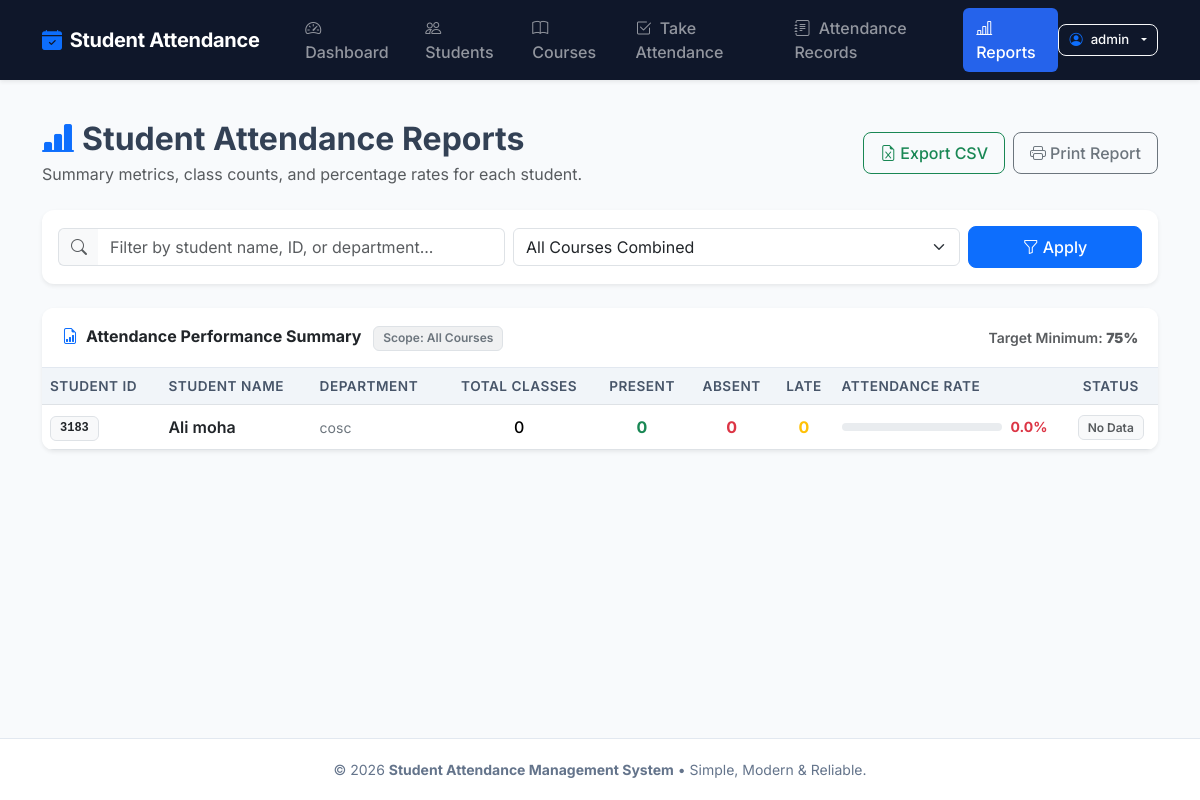
The app's page /reports/ (signed in) with its own data.
### attendance/models.py (models this page shows, shortened)
class Student(models.Model):
    GENDER_CHOICES = [
        ('Male', 'Male'),
        ('Female', 'Female'),
        ('Other', 'Other'),
    ]
    student_id = models.CharField(
        max_length=50,
        unique=True,
        verbose_name="Student ID",
        help_text="Unique student registration number or ID"
    )
    full_name = models.CharField(
        max_length=120,
        verbose_name="Full Name"
    )
    gender = models.CharField(
        max_length=10,
        choices=GENDER_CHOICES,
        default='Male',
        verbose_name="Gender"
    )
    email = models.EmailField(
        blank=True,
        null=True,
        verbose_name="Email Address"
    )
    phone = models.CharField(
        max_length=20,
        blank=True,
        verbose_name="Phone Number"
    )
    department = models.CharField(
        max_length=100,
        verbose_name="Department / Class",
        help_text="e.g., Computer Science, Grade 10-A"
    )
    date_joined = models.DateField(
        default=timezone.now,
        verbose_name="Date Joined"
    )
    class Meta:
        ordering = ['student_id']
        verbose_name = "Student"
        verbose_name_plural = "Students"

### attendance/views.py (the view)
# urls.py: path('reports/', views.student_report, name='student_report'),
@login_required(login_url='login')
def student_report(request):
    course_id = request.GET.get('course', '').strip()
    query = request.GET.get('q', '').strip()
    students = Student.objects.all()
    courses = Course.objects.all()
    if query:
        students = students.filter(
            Q(full_name__icontains=query) |
            Q(student_id__icontains=query) |
            Q(department__icontains=query)
        )
    selected_course = None
    if course_id:
        try:
            selected_course = Course.objects.get(id=course_id)
        except Course.DoesNotExist:
            selected_course = None
    reports = []
    for student in students:
        student_attendances = Attendance.objects.filter(student=student)
        if selected_course:
            student_attendances = student_attendances.filter(course=selected_course)
        total_classes = student_attendances.count()
        present = student_attendances.filter(status='Present').count()
        absent = student_attendances.filter(status='Absent').count()
        late = student_attendances.filter(status='Late').count()
        if total_classes > 0:
            percentage = round((present / total_classes) * 100, 1)
        else:
            percentage = 0.0
        reports.append({
            'student': student,
            'total_classes': total_classes,
            'present': present,
            'absent': absent,
            'late': late,
            'percentage': percentage,
        })
    context = {
        'reports': reports,
        'courses': courses,
        'selected_course': selected_course,
        'query': query,
    }
    return render(request, 'attendance/student_report.html', context)

### attendance/templates/attendance/student_report.html (shortened to what this page needs)
{% extends 'attendance/base.html' %}
{% block content %}
<div class="row align-items-center mb-4">
    <div class="col-md-7">
        <h2 class="fw-bold mb-1">
            <i class="bi bi-bar-chart-line-fill text-primary me-2"></i>Student Attendance Reports
        </h2>
        <p class="text-muted mb-0">Summary metrics, class counts, and percentage rates for each student.</p>
    </div>
    <div class="col-md-5 text-md-end mt-3 mt-md-0 d-flex gap-2 justify-content-md-end">
        <a href="{% url 'export_reports_csv' %}?{{ request.GET.urlencode }}" class="btn btn-outline-success">
            <i class="bi bi-file-earmark-excel me-1"></i>Export CSV
        </a>
        <button onclick="window.print()" class="btn btn-outline-secondary">
            <i class="bi bi-printer me-1"></i>Print Report
        </button>
    </div>
</div>
<div class="card border-0 shadow-sm mb-4">
    <div class="card-body p-3">
        <form method="GET" class="row g-2 align-items-center">
            <div class="col-md-5">
                <div class="input-group">
                    <span class="input-group-text bg-light border-end-0">
                        <i class="bi bi-search text-muted"></i>
                    </span>
                    <input type="text" name="q" value="{{ query }}" class="form-control border-start-0" placeholder="Filter by student name, ID, or department...">
                </div>
            </div>
            <div class="col-md-5">
                <select name="course" class="form-select" onchange="this.form.submit()">
                    <option value="">All Courses Combined</option>
                </select>
            </div>
            <div class="col-md-2 d-flex gap-2">
                <button type="submit" class="btn btn-primary w-100">
                    <i class="bi bi-funnel me-1"></i>Apply
                </button>
            </div>
        </form>
    </div>
</div>
<div class="card border-0 shadow-sm">
    <div class="card-header bg-white d-flex justify-content-between align-items-center">
        <div>
            <span class="fw-bold text-dark">
                <i class="bi bi-file-earmark-bar-graph me-2 text-primary"></i>Attendance Performance Summary
            </span>
            {% if selected_course %}
                <span class="badge bg-primary bg-opacity-10 text-primary border border-primary border-opacity-25 ms-2">
                    Scope: {{ selected_course.name }} ({{ selected_course.code }})
                </span>
            {% else %}
                <span class="badge bg-secondary bg-opacity-10 text-secondary border ms-2">
                    Scope: All Courses
                </span>
            {% endif %}
        </div>
        <span class="text-muted small">Target Minimum: <strong>75%</strong></span>
    </div>
    <div class="card-body p-0">
        {% if reports %}
        <div class="table-responsive">
            <table class="table table-hover table-custom align-middle mb-0">
                <thead>
                    <tr>
                        <th>Student ID</th>
                        <th>Student Name</th>
                        <th>Department</th>
                        <th class="text-center">Total Classes</th>
                        <th class="text-center">Present</th>
                        <th class="text-center">Absent</th>
                        <th class="text-center">Late</th>
                        <th style="min-width: 200px;">Attendance Rate</th>
                        <th class="text-center">Status</th>
                    </tr>
                </thead>
                <tbody>
                    {% for item in reports %}
                    <tr>
                        <td>
                            <span class="badge bg-light text-dark border font-monospace">
                                {{ item.student.student_id }}
                            </span>
                        </td>
                        <td class="fw-semibold text-dark">
                            {{ item.student.full_name }}
                        </td>
                        <td>
                            <span class="text-secondary small">{{ item.student.department }}</span>
                        </td>
                        <td class="text-center fw-medium">
                            {{ item.total_classes }}
                        </td>
                        <td class="text-center text-success fw-bold">
                            {{ item.present }}
                        </td>
                        <td class="text-center text-danger fw-bold">
                            {{ item.absent }}
                        </td>
                        <td class="text-center text-warning fw-bold">
                            {{ item.late }}
                        </td>
                        <td>
                            <div class="d-flex align-items-center gap-2">
                                <div class="progress flex-grow-1" style="height: 8px;">
                                </div>
                                <span class="fw-bold small {% if item.percentage >= 75 %}text-success{% elif item.percentage >= 50 %}text-warning{% else %}text-danger{% endif %}" style="min-width: 45px;">
                                    {{ item.percentage }}%
                                </span>
                            </div>
                        </td>
                        <td class="text-center">
                            {% if item.total_classes == 0 %}
                                <span class="badge bg-light text-muted border">No Data</span>
                            {% elif item.percentage >= 75 %}
                                <span class="badge bg-success bg-opacity-10 text-success border border-success border-opacity-25">Good</span>
                            {% elif item.percentage >= 50 %}
                                <span class="badge bg-warning bg-opacity-10 text-warning border border-warning border-opacity-25">Warning</span>
                            {% else %}
                                <span class="badge bg-danger bg-opacity-10 text-danger border border-danger border-opacity-25">Critical</span>
                            {% endif %}
                        </td>
                    </tr>
                    {% endfor %}
                </tbody>
            </table>
        </div>
        {% else %}
        <div class="text-center py-5">
            <i class="bi bi-people display-4 text-muted opacity-50"></i>
            <p class="mt-3 text-muted">No student report records found.</p>
        </div>
        {% endif %}
    </div>
</div>
{% endblock %}

### attendance/templates/attendance/base.html (shortened to what this page needs)
<!DOCTYPE html>
<html lang="en">
<head>
    <link href="https://cdn.jsdelivr.net/npm/bootstrap@5.3.3/dist/css/bootstrap.min.css" rel="stylesheet">
    <link href="https://cdn.jsdelivr.net/npm/bootstrap-icons@1.11.3/font/bootstrap-icons.min.css" rel="stylesheet">
</head>
<body>
    <nav class="navbar navbar-expand-lg navbar-dark bg-dark sticky-top shadow-sm py-2">
        <div class="container">
            <a class="navbar-brand d-flex align-items-center gap-2" href="{% url 'dashboard' %}">
                <i class="bi bi-calendar-check-fill text-primary"></i>
                <span>Student Attendance</span>
            </a>
            <div class="collapse navbar-collapse" id="mainNavbar">
                {% if user.is_authenticated %}
                <ul class="navbar-nav me-auto mb-2 mb-lg-0 ms-lg-3 gap-1">
                    <li class="nav-item">
                        <a class="nav-link {% if request.resolver_match.url_name == 'dashboard' %}active{% endif %}" href="{% url 'dashboard' %}">
                            <i class="bi bi-speedometer2 me-1"></i> Dashboard
                        </a>
                    </li>
                    <li class="nav-item">
                        <a class="nav-link {% if 'student' in request.resolver_match.url_name and 'report' not in request.resolver_match.url_name %}active{% endif %}" href="{% url 'student_list' %}">
                            <i class="bi bi-people me-1"></i> Students
                        </a>
                    </li>
                    <li class="nav-item">
                        <a class="nav-link {% if 'course' in request.resolver_match.url_name %}active{% endif %}" href="{% url 'course_list' %}">
                            <i class="bi bi-book me-1"></i> Courses
                        </a>
                    </li>
                    <li class="nav-item">
                        <a class="nav-link {% if request.resolver_match.url_name == 'take_attendance' %}active{% endif %}" href="{% url 'take_attendance' %}">
                            <i class="bi bi-check2-square me-1"></i> Take Attendance
                        </a>
                    </li>
                    <li class="nav-item">
                        <a class="nav-link {% if request.resolver_match.url_name == 'attendance_records' %}active{% endif %}" href="{% url 'attendance_records' %}">
                            <i class="bi bi-journal-text me-1"></i> Attendance Records
                        </a>
                    </li>
                    <li class="nav-item">
                        <a class="nav-link {% if request.resolver_match.url_name == 'student_report' %}active{% endif %}" href="{% url 'student_report' %}">
                            <i class="bi bi-bar-chart-line me-1"></i> Reports
                        </a>
                    </li>
                </ul>
                <div class="dropdown">
                    <button class="btn btn-outline-light btn-sm dropdown-toggle d-flex align-items-center gap-2" type="button" id="userMenuButton" data-bs-toggle="dropdown" aria-expanded="false">
                        <i class="bi bi-person-circle text-primary"></i>
                        <span>{{ user.username }}</span>
                    </button>
                </div>
                {% endif %}
            </div>
        </div>
    </nav>
    <main class="container my-4 flex-grow-1">
        {% block content %}{% endblock %}
    </main>
    <footer>
        <div class="container text-center">
            <p class="mb-0">
                &copy; {% now "Y" %} <strong>Student Attendance Management System</strong> &bull; Simple, Modern &amp; Reliable.
            </p>
        </div>
    </footer>
</body>
</html>

### attendance/templates/attendance/base.html (style rules this page uses)
:root { --bs-body-font-family: 'Inter', system-ui, -apple-system, sans-serif; --primary-accent: #2563eb; --brand-dark: #0f172a; }
body { font-family: var(--bs-body-font-family); background-color: #f8fafc; color: #334155; min-height: 100vh; display: flex; flex-direction: column; }
.navbar-brand { font-weight: 700; letter-spacing: -0.3px; }
.navbar-dark.bg-dark { background-color: var(--brand-dark) !important; }
.nav-link { font-weight: 500; transition: all 0.2s ease; padding: 0.5rem 0.85rem !important; border-radius: 6px; }
.nav-link.active { background-color: var(--primary-accent) !important; color: #fff !important; }
.card { border: 1px solid #e2e8f0; box-shadow: 0 1px 3px rgba(0, 0, 0, 0.05); border-radius: 12px; overflow: hidden; }
.card-header { background-color: #ffffff; border-bottom: 1px solid #e2e8f0; font-weight: 600; padding: 1rem 1.25rem; }
.table-custom { margin-bottom: 0; }
.table-custom th { background-color: #f1f5f9; color: #475569; font-weight: 600; font-size: 0.85rem; text-transform: uppercase; letter-spacing: 0.5px; border-top: none; }
.btn { border-radius: 8px; font-weight: 500; padding: 0.5rem 1rem; }
.btn-sm { padding: 0.35rem 0.65rem; font-size: 0.825rem; }
.badge { font-weight: 600; padding: 0.45em 0.75em; border-radius: 6px; }
footer { margin-top: auto; background-color: #ffffff; border-top: 1px solid #e2e8f0; padding: 1.25rem 0; color: #64748b; font-size: 0.875rem; }

### records on screen
Student: student.student_id "3183", student.full_name "Ali moha", student.department "cosc", total_classes "0", present "0", absent "0", late "0", percentage "0.0"

### other values on screen
{{ user.username }} "admin"
